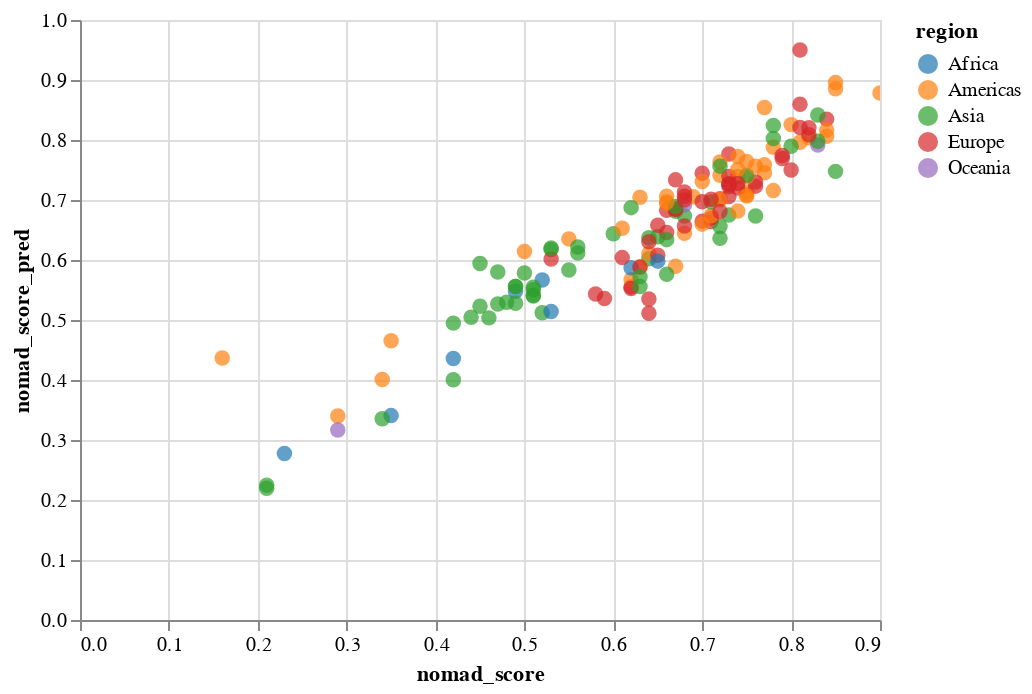

The code cell stored with this chart in its notebook:
### Code cell
data_test['nomad_score_pred'] = y_pred

alt.Chart(data_test).mark_circle(size=60).encode(
    x='nomad_score',
    y='nomad_score_pred',
    color=alt.Color('region', scale=alt.Scale(scheme='category10')),
    tooltip=['region', 'place']
).interactive()

### Figure 1 — Vega-Lite specification as saved in the notebook (floating-point values rounded to 4 significant figures; data arrays with more than 128 entries replaced by an {"elided": "..."} marker saying what was removed)
{"config": {"view": {"continuousWidth": 400, "continuousHeight": 300}}, "data": {"name": "data-af97d430fc10ecee6bdb1c7f2609840d"}, "mark": {"type": "circle", "size": 60}, "encoding": {"color": {"type": "nominal", "field": "region", "scale": {"scheme": "category10"}}, "tooltip": [{"type": "nominal", "field": "region"}, {"type": "nominal", "field": "place"}], "x": {"type": "quantitative", "field": "nomad_score"}, "y": {"type": "quantitative", "field": "nomad_score_pred"}}, "selection": {"selector001": {"type": "interval", "bind": "scales", "encodings": ["x", "y"]}}, "$schema": "https://vega.github.io/schema/vega-lite/v4.8.1.json", "datasets": {"data-af97d430fc10ecee6bdb1c7f2609840d": {"elided": "156 records"}}}
